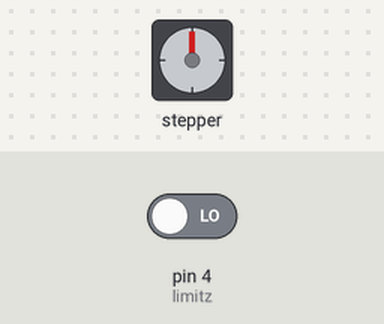
Recording of a sketch running on a simulated Arduino Uno, built with avr-gcc and run on an emulated ATmega328P. Shown: stepper motor. Wiring (inferred from the names in the program): stepper motor driver (1600 steps per turn assumed): step pin 3; direction pin 2. Inputs (shaded band) come from the test bench; at power-on: pin 4 (limitz) LOW. At 3.0 s the program stops and its outputs stay as they are.

Above: at 0.15 s.
At 1.2 s:
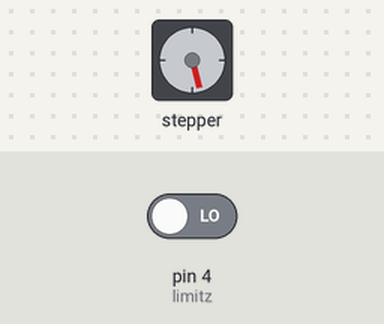
1.3 s: pin 4 (limitz) driven HIGH
At 3.5 s:
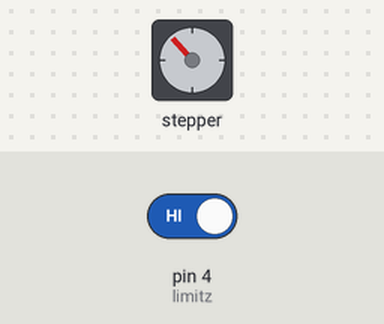
Timing chart, 0 to 4.5 s (numbered marks = the images above; inputs shaded):
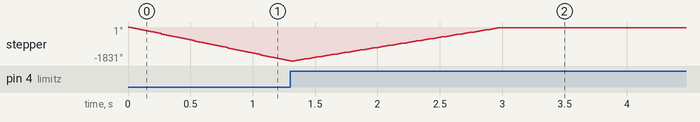

The sketch:

zaxis_solflimit.ino
```cpp
// MOTOR & STEPPER MOTOR Series :: http://fitrox.lnwshop.com
// EP.7 A4988 1-8Step Motor Driver w/o Library Example

int dirPin = 2;                         // pin 2 กำหนดเป็น Direction pin
int stepPin = 3;                        // pin 3 กำหนดเป็น Step pin
int stepsPerRev = 1600;                 // กำหนด step/รอบ เป็น 1600 (1/8 Step Mode)
int limitz = 4;
int hight;
int x = 0, b = 0;
boolean f1 = false;
boolean f2 = false;

boolean f3 = false;
void setup() {
  // StepPin และ dirPin เป็น OUTPUT
  pinMode(stepPin, OUTPUT);
  pinMode(dirPin, OUTPUT);
  pinMode(limitz, INPUT);
  Serial.begin(9600);


}

void loop() {
  // ให้มอเตอร์หมุนทิศตามเข็มนาฬิกาโดยให้ Direction เป็น HIGH


  // Pulse 1 ลูก กว้าง 4000 us
  // หน่วงเวลา 2 วินาที
  // หน่วงเวลา 2 วินาที
  if (digitalRead(limitz) == HIGH) {
    digitalWrite(dirPin, HIGH);

    // สร้าง Pulse ให้มอเตอร์ ซึ่ง 1 ลูกมอเตอร์จะหมุน 1 Step ต้องการ 1 รอบ ต้องสร้าง Pulse 1600 ลูก
    for (int i = 0; i < 8000; i++) {
      digitalWrite(stepPin, HIGH);
      delayMicroseconds(100);
      digitalWrite(stepPin, LOW);
      delayMicroseconds(100);
      // Pulse 1 ลูก กว้าง 4000 us
    }

    f1 = true;
    while (f1 == true) {
      digitalWrite(dirPin, LOW);
      digitalWrite(stepPin, HIGH);
      delayMicroseconds(500);
      digitalWrite(stepPin, LOW);
      delayMicroseconds(500);
      if (digitalRead(limitz) == HIGH) {
        f2 = true;

        while (f2 == true) {
          digitalWrite(dirPin, LOW);
          digitalWrite(stepPin, LOW);
          delayMicroseconds(500);
          digitalWrite(stepPin, LOW);
          delayMicroseconds(500);
          hight = 0;

        }
      }
    }
  }
  else {


    digitalWrite(dirPin, LOW);
    digitalWrite(stepPin, HIGH);
    delayMicroseconds(70);
    digitalWrite(stepPin, LOW);
    delayMicroseconds(70);

  }
}


void infy_up() {
  digitalWrite(dirPin, HIGH);

  digitalWrite(stepPin, HIGH);
  delayMicroseconds(70);
  digitalWrite(stepPin, LOW);
  delayMicroseconds(70);

}

void infy_down() {
  digitalWrite(dirPin, LOW);

  digitalWrite(stepPin, HIGH);
  delayMicroseconds(70);
  digitalWrite(stepPin, LOW);
  delayMicroseconds(70);

}
```
